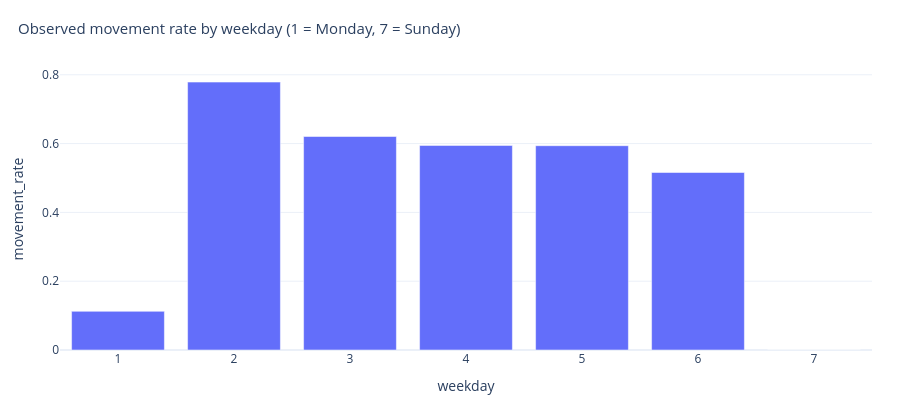

Source (notebook cell):
### Markdown cell above
## 10 · Weekday differences in movement frequency

We divide movement days by valid adjacent-day pairs and pool the counts by weekday. Monday is 1 and Sunday is 7. Pooling weights accounts by the number of available pairs. We use weekday differences to assess calendar activity and retain the account-level table for Stage 1.

### Code cell
calendar_profiles = profile_calendar(prepared_balances.lazy(), parameters)
weekday_activity = (
    calendar_profiles.group_by("weekday")
    .agg((pl.col("movement_days").sum() / pl.col("eligible_pairs").sum()).alias("movement_rate"))
    .sort("weekday")
)
show(
    px.bar(
        weekday_activity.to_pandas(),
        x="weekday",
        y="movement_rate",
        title="Observed movement rate by weekday (1 = Monday, 7 = Sunday)",
    )
)

### Figure 1 — Plotly figure (JSON) as saved in the notebook; plotly's stock layout.template omitted (floating-point values rounded to 4 significant figures)
{"data": [{"alignmentgroup": "True", "hovertemplate": "weekday=%{x}<br>movement_rate=%{y}<extra></extra>", "legendgroup": "", "marker": {"color": "#636efa", "pattern": {"shape": ""}}, "name": "", "offsetgroup": "", "orientation": "v", "showlegend": false, "textposition": "auto", "type": "bar", "x": [1, 2, 3, 4, 5, 6, 7], "xaxis": "x", "y": [0.1124, 0.7787, 0.6206, 0.5946, 0.5938, 0.5159, 0.0], "yaxis": "y"}], "layout": {"autosize": true, "barmode": "relative", "font": {"size": 12}, "height": 420, "legend": {"font": {"size": 11}, "orientation": "h", "tracegroupgap": 0, "x": 0, "y": -0.19, "yanchor": "top"}, "margin": {"b": 70, "l": 60, "r": 28, "t": 68}, "title": {"font": {"size": 15}, "text": "Observed movement rate by weekday (1 = Monday, 7 = Sunday)", "x": 0.02, "xanchor": "left"}, "xaxis": {"anchor": "y", "domain": [0.0, 1.0], "title": {"text": "weekday"}}, "yaxis": {"anchor": "x", "domain": [0.0, 1.0], "title": {"text": "movement_rate"}}}}
